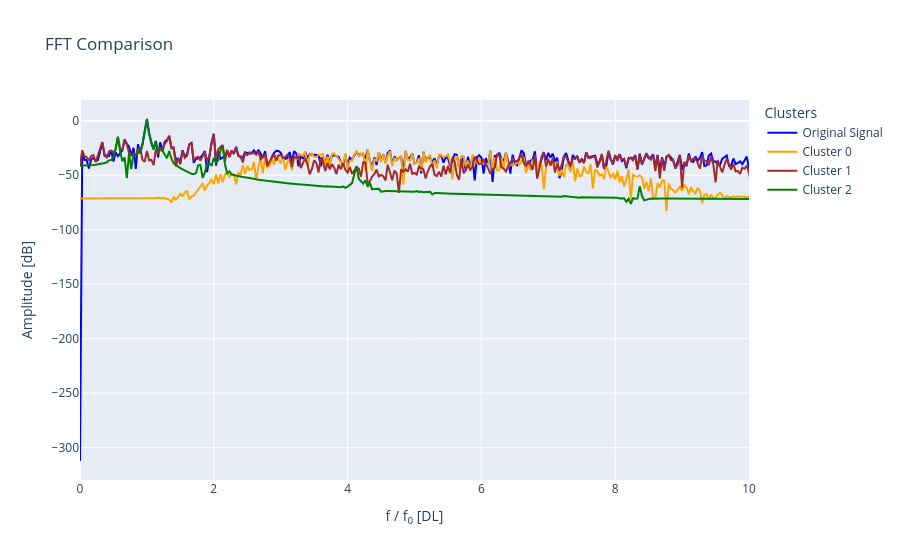
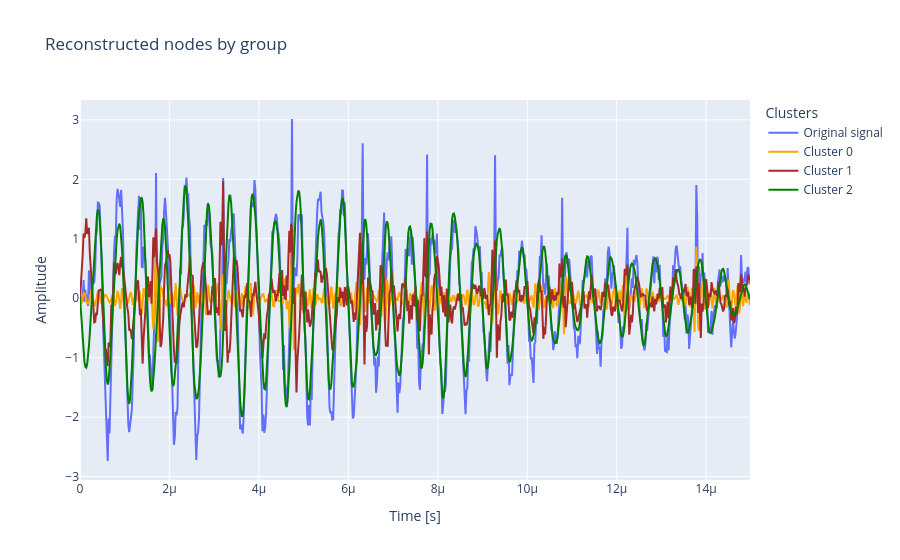

Here is the notebook cell these charts were saved with, in order:
### Code cell
# Set clusters to None to plot all of them, otherwise, plot a list of int
fig = plot.plot_fft_by_group(
    tr_obj, labels, no_clusters, sampling_rate,
    clusters=None, xlim=10, fundamental_freq=frequency,
    freq_threshold=freq_threshold
)

fig = plot.plot_reconstructions_by_group(tr_obj, labels, no_clusters, t_plot, freq_threshold)

### Figure 1 — Plotly figure (JSON) as saved in the notebook; plotly's stock layout.template omitted (floating-point values rounded to 4 significant figures; data arrays with more than 128 entries replaced by an {"elided": "..."} marker saying what was removed)
{"data": [{"line": {"color": "blue"}, "mode": "lines", "name": "Original Signal", "type": "scatter", "x": {"elided": "375 float values"}, "y": {"elided": "375 float values"}}, {"line": {"color": "orange"}, "mode": "lines", "name": "Cluster 0", "type": "scatter", "x": {"elided": "375 float values"}, "y": {"elided": "375 float values"}}, {"line": {"color": "brown"}, "mode": "lines", "name": "Cluster 1", "type": "scatter", "x": {"elided": "375 float values"}, "y": {"elided": "375 float values"}}, {"line": {"color": "green"}, "mode": "lines", "name": "Cluster 2", "type": "scatter", "x": {"elided": "375 float values"}, "y": {"elided": "375 float values"}}], "layout": {"legend": {"title": {"text": "Clusters"}}, "title": {"text": "FFT Comparison"}, "xaxis": {"range": [0, 10], "title": {"text": "f / f<sub>0</sub> [DL]"}}, "yaxis": {"title": {"text": "Amplitude [dB]"}}}}

### Figure 2 — Plotly figure (JSON) as saved in the notebook; plotly's stock layout.template omitted (floating-point values rounded to 4 significant figures; data arrays with more than 128 entries replaced by an {"elided": "..."} marker saying what was removed)
{"data": [{"mode": "lines", "name": "Original signal", "type": "scatter", "x": {"elided": "750 float values"}, "y": {"elided": "750 float values"}}, {"line": {"color": "orange"}, "mode": "lines", "name": "Cluster 0", "type": "scatter", "x": {"elided": "750 float values"}, "y": {"elided": "750 float values"}}, {"line": {"color": "brown"}, "mode": "lines", "name": "Cluster 1", "type": "scatter", "x": {"elided": "750 float values"}, "y": {"elided": "750 float values"}}, {"line": {"color": "green"}, "mode": "lines", "name": "Cluster 2", "type": "scatter", "x": {"elided": "750 float values"}, "y": {"elided": "750 float values"}}], "layout": {"legend": {"title": {"text": "Clusters"}}, "title": {"text": "Reconstructed nodes by group"}, "xaxis": {"title": {"text": "Time [s]"}}, "yaxis": {"title": {"text": "Amplitude"}}}}
